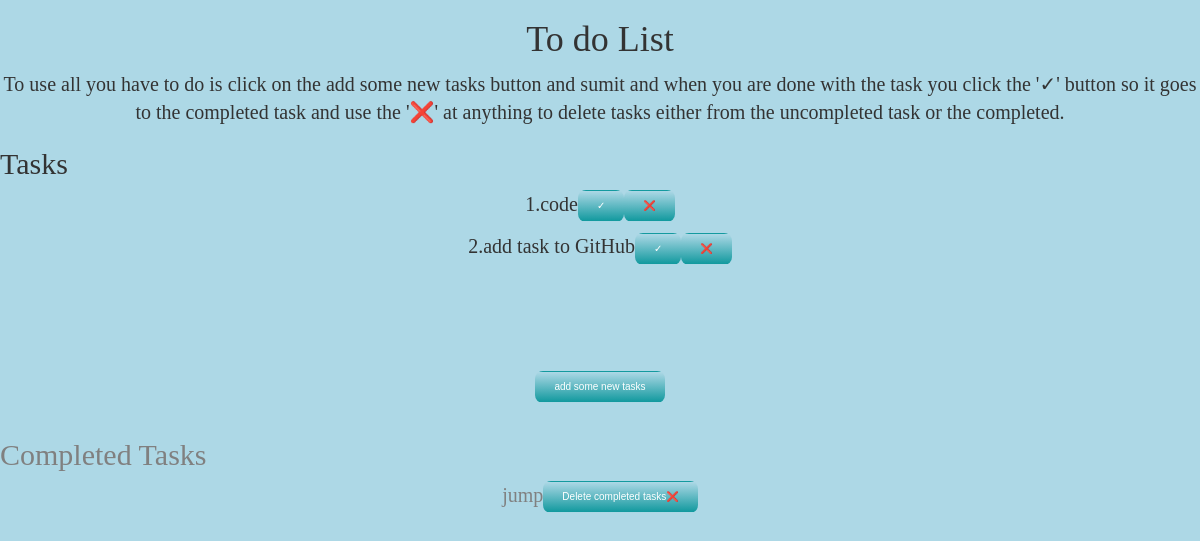
Before: / with the older database file.
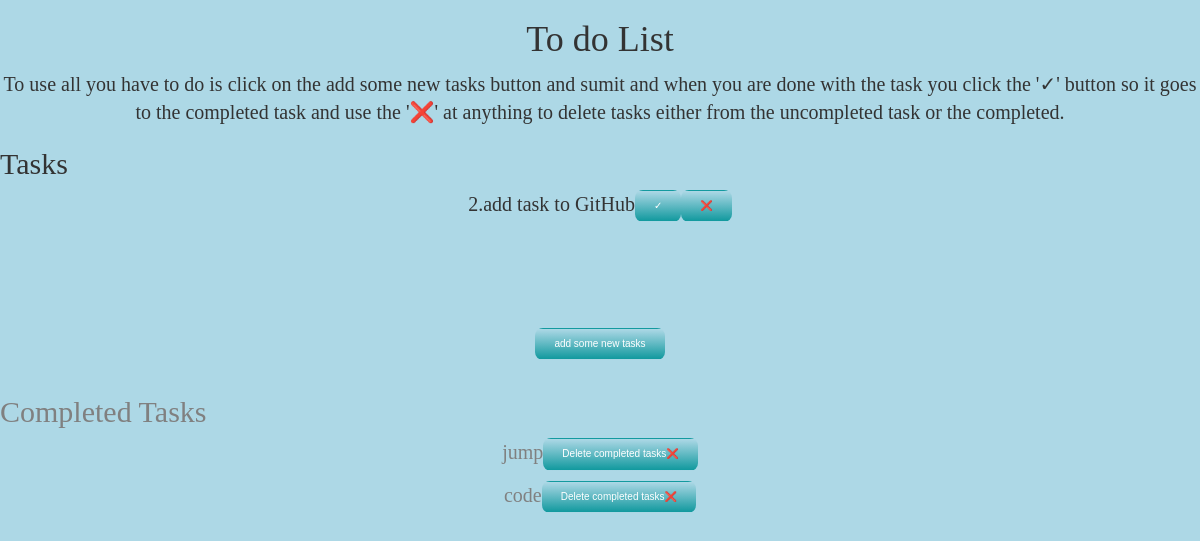
After: the same page with the newer database file.
### main.py (models this page shows)
class Task(db.Model):
    id = db.Column(db.Integer, primary_key=True)
    task = db.Column(db.String(250), unique=True, nullable=False)

class Done(db.Model):
    id = db.Column(db.Integer, primary_key=True)
    done = db.Column(db.String(250), unique=True, nullable=False)

### main.py (the view)
@app.route('/')
def tasks():
    task =Task.query.all()
    done=Done.query.all()
    return render_template('index.html', tasks=task,done = done)

### templates/index.html (shortened to what this page needs)
{% extends "bootstrap/base.html" %}
{% block styles %}
    {{super()}}
<link rel="stylesheet"
      href="{{url_for('static', filename='css/styles.css')}}">
{% endblock %}
{% block content %}
<div>
    <h1>To do List</h1>
    <p>To use all you have to do is click on the add some new tasks button and sumit and when you are done with the task you click the '✓' button so it goes to the completed task and use the '❌' at anything to delete tasks either from the uncompleted task or the completed. </p>
</div>
<div class="top">
    <h2>Tasks</h2>
    {% for task in tasks: %}
    <p> {{task.id }}.{{task.task}}<a class="del" href="{{url_for('done',num=task.id)}}"><button class="btn">✓</button></a><a class="del" href="{{url_for('delete',num=task.id)}}"><button class="btn">❌</button></a></p>
    {% endfor%}<br>
    <a class="add" href="{{url_for('add')}}"><button class="btn ">add some new tasks</button></a>
    </div>
<div class="bottom">
<h2>Completed Tasks</h2>
    {% for tasks in done: %}
    <p>{{tasks.done}}<a class="del" href="{{url_for('delete_done',num=tasks.id)}}"><button class="btn">Delete completed tasks❌</button></a></li></p>
    {% endfor%}
     </div>
{% endblock %}

### static/css/styles.css (style rules this page uses)
body { background-color: #ADD8E6; text-align:center; font-family: 'Merriweather', serif; }
h2 { text-align:left; }
h1,h2 { font-family: 'Sacramento', cursive; }
p { font-size:2rem; }
.del { color: #ADD8E6; }
.top { background-color: #ADD8E6; font-size: 50px; margin-left:0; text-align:center; }
.bottom { color:grey; font-size: 40px; }
.btn { background: #ADD8E6; background-image: -webkit-linear-gradient(top, #ADD8E6, #11999e); background-image: -moz-linear-gradient(top, #ADD8E6, #11999e); background-image: -ms-linear-gradient(top,#ADD8E6, #11999e); background-image: -o-linear-gradient(top, #ADD8E6, #11999e); background-image: linear-gradient(to bottom, #ADD8E6, #11999e); -webkit-border-radius: 8; -moz-border-radius: 8; border-radius: 8px; font-family: Arial; color: #ffffff; font-size: 10px; padding: 8px 18px 8px 18px; text-decoration: none; }

Changed rows visible on the page:
removed Task: id "1", task "code"
added Done: done "code"
